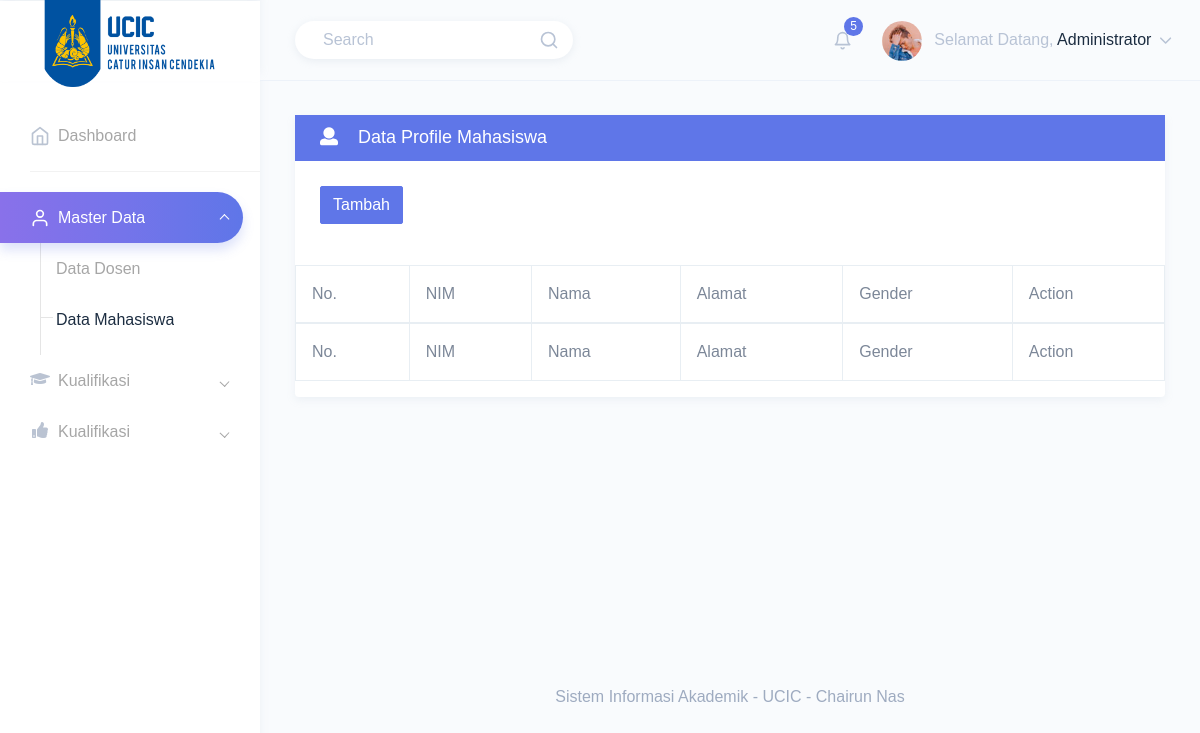
Before: /admin/index.php?page=datamahasiswa (signed in) with the older database file.
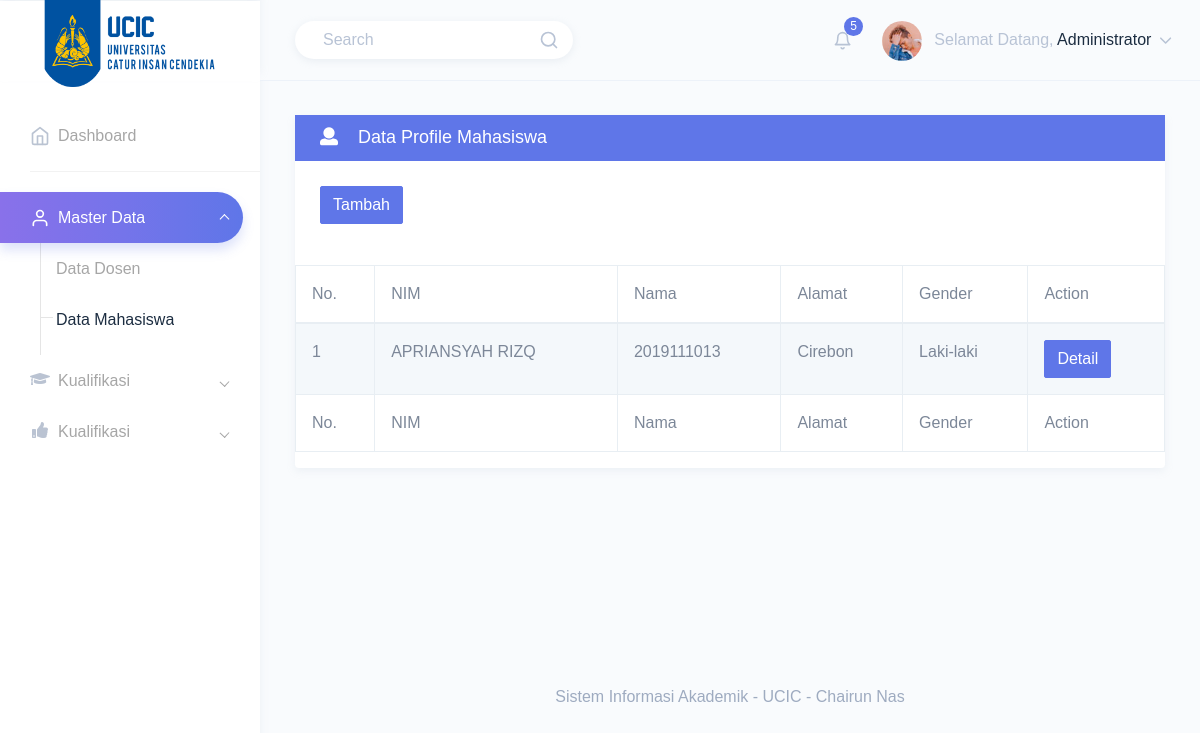
After: the same page with the newer database file.
### tables this page shows
CREATE TABLE `tbl_mahasiswa` (
  `id_mahasiswa` int(11) NOT NULL,
  `nim_mahasiswa` varchar(15) NOT NULL,
  `nm_mahasiswa` int(50) NOT NULL,
  `alamat` text NOT NULL,
  `gender` varchar(10) NOT NULL
);

### admin/index.php (the view, shortened to what the changed rows need)
<?php
include "../koneksi.php";
?>
<!DOCTYPE html>
<html dir="ltr" lang="en">
<head>
    <link href="../assets/assets/extra-libs/c3/c3.min.css" rel="stylesheet">
    <link href="../assets/assets/libs/chartist/dist/chartist.min.css" rel="stylesheet">
    <link href="../assets/assets/extra-libs/jvector/jquery-jvectormap-2.0.2.css" rel="stylesheet" />
    <link href="../assets/assets/extra-libs/datatables.net-bs4/css/dataTables.bootstrap4.css" rel="stylesheet">
    <link href="../assets/dist/css/style.min.css" rel="stylesheet">
    <link rel="stylesheet" type="text/css" href="../assets/assets/extra-libs/prism/prism.css">
</head>
<body>
    <div id="main-wrapper" data-theme="light" data-layout="vertical" data-navbarbg="skin6" data-sidebartype="full" data-sidebar-position="fixed" data-header-position="fixed" data-boxed-layout="full">
        <div class="page-wrapper">
            <div class="container-fluid">
                <?php
                if (isset($_GET['page'])) {
                    $page = $_GET['page'];
                    switch ($page) {
                        case 'datamahasiswa';
                            include 'component/datamahasiswa.php';
                            break;
                    }
                } else {
                    include 'component/beranda.html';
                }
                ?>
            </div>
        </div>
</body>
</html>

### admin/component/datamahasiswa.php (shortened to what the changed rows need)
<div class="row">
  <div class="col-12">
    <div class="card">
      <div class="table-responsive">
        <table id="zero_config" class="table table-striped table-bordered no-wrap">
          <thead>
            <tr>
              <th>No.</th>
              <th>NIM</th>
              <th>Nama</th>
              <th>Alamat</th>
              <th>Gender</th>
              <th>Action</th>
            </tr>
          </thead>
          <tbody>
            <?php
            include '../koneksi.php';
            $sqlmhs = mysqli_query($con, "SELECT * FROM tbl_mahasiswa");
            $i = 1;
            while ($rmhs = mysqli_fetch_array($sqlmhs)) {
            ?>
              <tr>
                <td><?= "$i"; ?></td>
                <td><?= "$rmhs[nim_mahasiswa]"; ?></td>
                <td><?= "$rmhs[nm_mahasiswa]"; ?></td>
                <td><?= "$rmhs[alamat]"; ?></td>
                <td><?= "$rmhs[gender]"; ?></td>
                <td>
                  <a href="#" class="btn btn-info">Detail</a>
                </td>
              </tr>
            <?php
              $i++;
            }
            ?>
          </tbody>
          <tfoot>
            <tr>
              <th>No.</th>
              <th>NIM</th>
              <th>Nama</th>
              <th>Alamat</th>
              <th>Gender</th>
              <th>Action</th>
            </tr>
          </tfoot>
        </table>
      </div>
    </div>
  </div>
</div>
</div>

Changed rows visible on the page:
added tbl_mahasiswa: nim_mahasiswa "APRIANSYAH RIZQ", nm_mahasiswa "2019111013", alamat "Cirebon", gender "Laki-laki"
